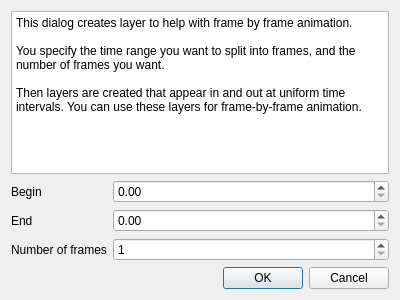
<?xml version="1.0" encoding="UTF-8"?>
<ui version="4.0">
  <author>
    SPDX-FileCopyrightText: 2019-2023 Mattia Basaglia &lt;dev@dragon.best&gt;
    SPDX-License-Identifier: GPL-3.0-or-later
  </author>
 <class>Dialog</class>
 <widget class="QDialog" name="Dialog">
  <property name="geometry">
   <rect>
    <x>0</x>
    <y>0</y>
    <width>400</width>
    <height>300</height>
   </rect>
  </property>
  <property name="windowTitle">
   <string>Create frame layers</string>
  </property>
  <property name="windowIcon">
   <iconset theme="discrete"/>
  </property>
  <layout class="QVBoxLayout" name="verticalLayout">
   <item>
    <widget class="QPlainTextEdit" name="plainTextEdit">
     <property name="readOnly">
      <bool>true</bool>
     </property>
     <property name="plainText">
      <string>This dialog creates layer to help with frame by frame animation.

You specify the time range you want to split into frames, and the number of frames you want.

Then layers are created that appear in and out at uniform time intervals. You can use these layers for frame-by-frame animation.</string>
     </property>
    </widget>
   </item>
   <item>
    <layout class="QFormLayout" name="formLayout">
     <item row="0" column="0">
      <widget class="QLabel" name="label">
       <property name="text">
        <string>Begin</string>
       </property>
      </widget>
     </item>
     <item row="0" column="1">
      <widget class="QDoubleSpinBox" name="spin_first">
       <property name="sizePolicy">
        <sizepolicy hsizetype="Expanding" vsizetype="Fixed">
         <horstretch>0</horstretch>
         <verstretch>0</verstretch>
        </sizepolicy>
       </property>
      </widget>
     </item>
     <item row="1" column="0">
      <widget class="QLabel" name="label_2">
       <property name="text">
        <string>End</string>
       </property>
      </widget>
     </item>
     <item row="1" column="1">
      <widget class="QDoubleSpinBox" name="spin_last">
       <property name="sizePolicy">
        <sizepolicy hsizetype="Expanding" vsizetype="Fixed">
         <horstretch>0</horstretch>
         <verstretch>0</verstretch>
        </sizepolicy>
       </property>
      </widget>
     </item>
     <item row="2" column="0">
      <widget class="QLabel" name="label_3">
       <property name="text">
        <string>Number of frames</string>
       </property>
      </widget>
     </item>
     <item row="2" column="1">
      <widget class="QSpinBox" name="spin_count">
       <property name="sizePolicy">
        <sizepolicy hsizetype="Expanding" vsizetype="Fixed">
         <horstretch>0</horstretch>
         <verstretch>0</verstretch>
        </sizepolicy>
       </property>
       <property name="minimum">
        <number>1</number>
       </property>
       <property name="maximum">
        <number>999</number>
       </property>
      </widget>
     </item>
    </layout>
   </item>
   <item>
    <widget class="QDialogButtonBox" name="buttonBox">
     <property name="orientation">
      <enum>Qt::Horizontal</enum>
     </property>
     <property name="standardButtons">
      <set>QDialogButtonBox::Cancel|QDialogButtonBox::Ok</set>
     </property>
    </widget>
   </item>
  </layout>
 </widget>
 <resources/>
 <connections>
  <connection>
   <sender>buttonBox</sender>
   <signal>accepted()</signal>
   <receiver>Dialog</receiver>
   <slot>accept()</slot>
   <hints>
    <hint type="sourcelabel">
     <x>248</x>
     <y>254</y>
    </hint>
    <hint type="destinationlabel">
     <x>157</x>
     <y>274</y>
    </hint>
   </hints>
  </connection>
  <connection>
   <sender>buttonBox</sender>
   <signal>rejected()</signal>
   <receiver>Dialog</receiver>
   <slot>reject()</slot>
   <hints>
    <hint type="sourcelabel">
     <x>316</x>
     <y>260</y>
    </hint>
    <hint type="destinationlabel">
     <x>286</x>
     <y>274</y>
    </hint>
   </hints>
  </connection>
 </connections>
</ui>
